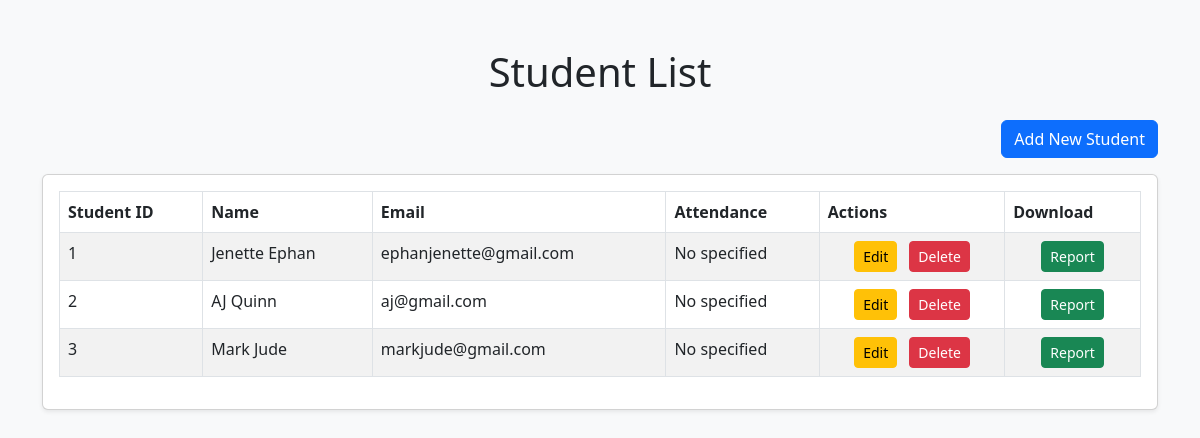
/students/, run on an earlier commit of the app's database.
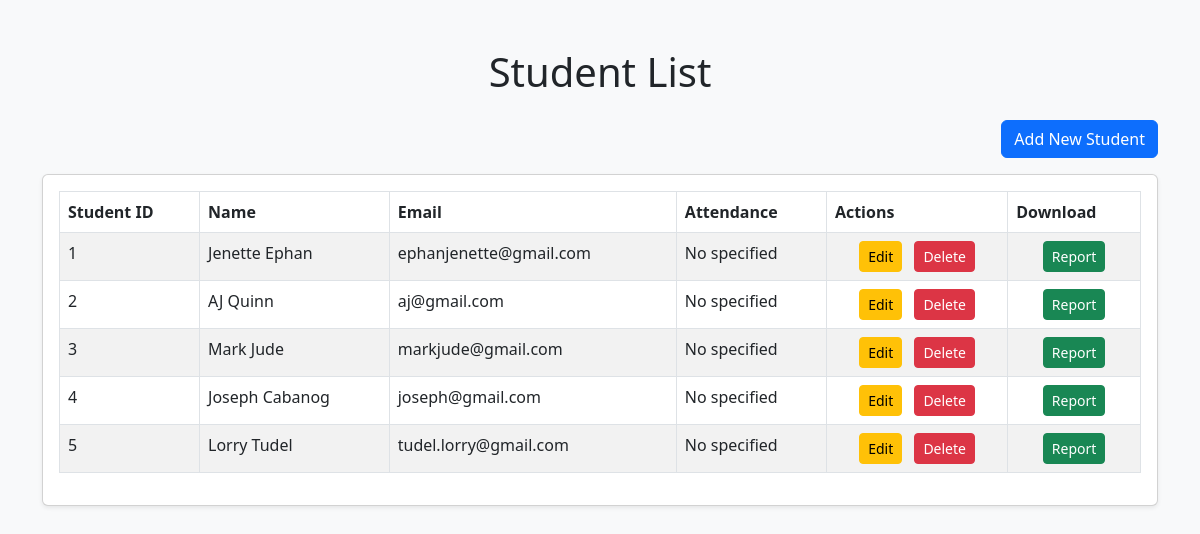
And on a later commit of the database.
### samsapp/models.py (models this page shows, shortened)
class Student(models.Model):
    student_id = models.AutoField(primary_key=True)  # Automatically increments
    student_fullname = models.CharField(max_length=50)
    student_email = models.EmailField(max_length=50)
    birth_date = models.DateField()
    enrollment_date = models.DateField()

### samsapp/views.py (the view)
# urls.py: path('students/', views.student_list, name='student_list'),
def student_list(request):
    students = Student.objects.all()
    return render(request, 'samsapp/student_list.html', {'students': students})

### samsapp/templates/samsapp/student_list.html (shortened to what this page needs)
<!DOCTYPE html>
<html lang="en">
<head>
    <link href="https://cdn.jsdelivr.net/npm/bootstrap@5.3.0-alpha1/dist/css/bootstrap.min.css" rel="stylesheet">
</head>
<body class="bg-light">
<div class="container mt-5">
    <h1 class="text-center mb-4">Student List</h1>
    <div class="text-end mb-3">
        <a href="{% url 'student_create' %}" class="btn btn-primary">Add New Student</a>
    </div>
    <div class="card shadow-sm">
        <div class="card-body">
            <table class="table table-bordered table-striped">
                <thead>
                    <tr class="bg-primary text-white">
                        <th>Student ID</th>
                        <th>Name</th>
                        <th>Email</th>
                        <th>Attendance</th>
                        <th>Actions</th>
                        <th>Download</th>
                    </tr>
                </thead>
                <tbody>
                    {% for student in students %}
                        <tr>
                            <td>{{ student.student_id }}</td>
                            <td>{{ student.student_fullname }}</td>
                            <td>{{ student.student_email }}</td>
                            <td>No specified</td>
                            <td class="text-center">
                                <a href="{% url 'student_update' student.pk %}" class="btn btn-warning btn-sm me-2">Edit</a>
                                <form action="{% url 'student_delete' student.pk %}" method="post" style="display: inline;">
                                    <button type="submit" class="btn btn-danger btn-sm" onclick="return confirm('Are you sure you want to delete this student?');">Delete</button>
                                </form>
                            </td>
                            <td class="text-center">
                                <a href="{% url 'student_report' student.pk %}" class="btn btn-success btn-sm">Report</a>
                            </td>
                        </tr>
                    {% empty %}
                        <tr>
                            <td colspan="6" class="text-center">No students found.</td>
                        </tr>
                    {% endfor %}
                </tbody>
            </table>
        </div>
    </div>
</div>
</body>
</html>

What changed in the data, as far as the page shows it:
added Student: student_id "4", student_fullname "Joseph Cabanog", student_email "joseph@gmail.com"
added Student: student_id "5", student_fullname "Lorry Tudel", student_email "tudel.lorry@gmail.com"
